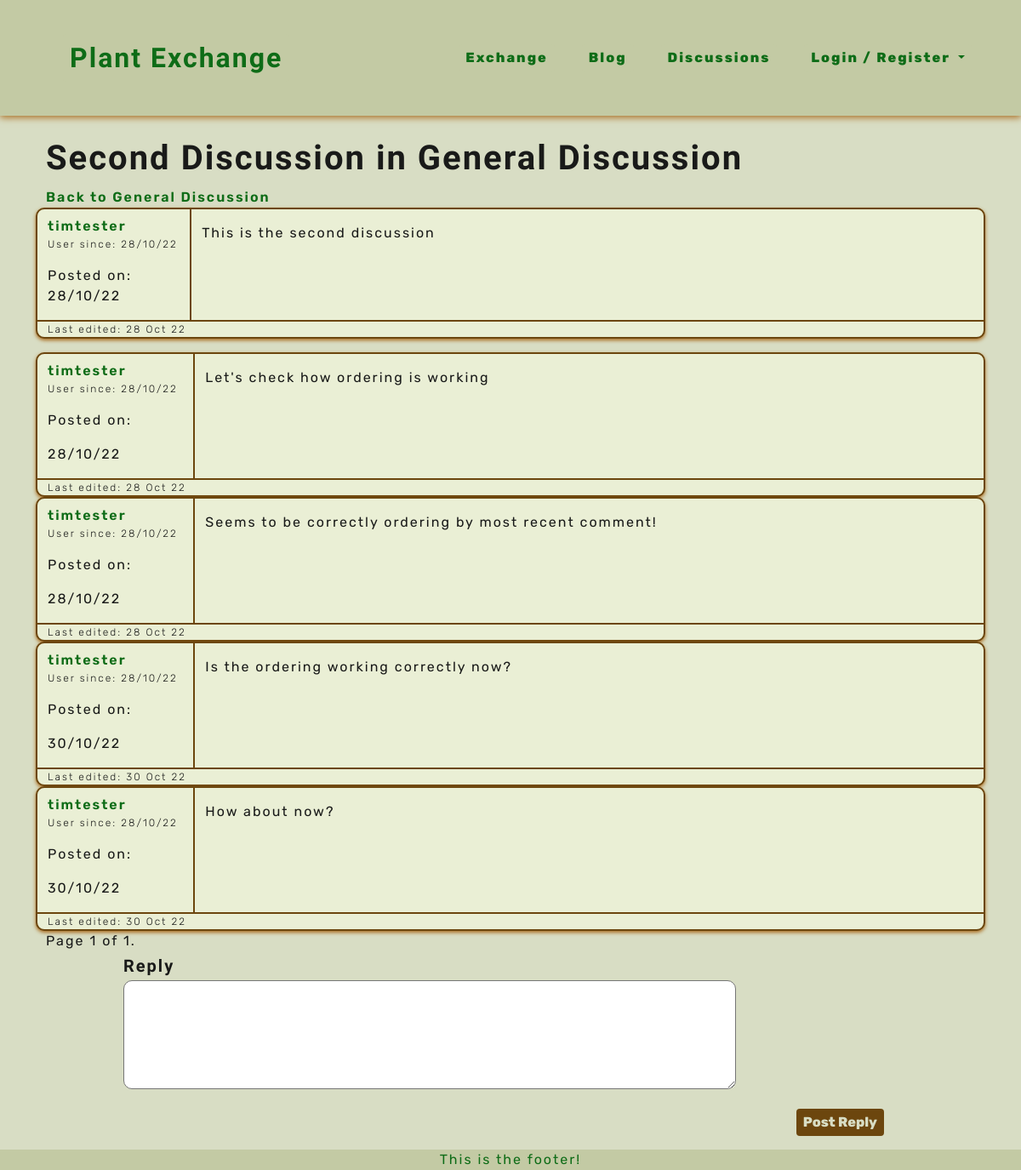
The page /forums/view_topic/2 on the database its author committed.
### forums/models.py (models this page shows, shortened)
class Discussion(models.Model):
    forum = models.ForeignKey(Forum, on_delete=models.CASCADE, related_name='discussions')
    creator = models.ForeignKey(User, on_delete=models.SET_NULL, null=True)
    title = models.CharField(max_length=80)
    content = models.TextField()
    image = CloudinaryField('image', null=True, blank=True)
    created_on = models.DateField(auto_now_add=True)
    last_edited = models.DateTimeField(auto_now=True)
    deleted = models.BooleanField(default=False)
    is_open = models.BooleanField(default=True)
    class Meta:
        ordering = ['is_open']
        get_latest_by = ['created_on']

class Forum(models.Model):
    title = models.CharField(max_length=40)
    description = models.CharField(max_length=280)
    order = models.IntegerField(default=0)
    class Meta:
        ordering = ['order']
    def __str__(self):
        return self.title

class Post(models.Model):
    discussion = models.ForeignKey(Discussion, on_delete=models.CASCADE, related_name='posts')
    creator = models.ForeignKey(User, on_delete=models.SET_NULL, null=True)
    content = models.TextField()
    image = CloudinaryField('image', null=True, blank=True)
    deleted = models.BooleanField(default=False)
    created_on = models.DateTimeField(auto_now_add=True)
    last_edited = models.DateTimeField(auto_now=True)
    class Meta:
        ordering = ['created_on']
        get_latest_by = ['created_on']

### profiles/models.py (models this page shows, shortened)
class Profile(models.Model):
    user = models.OneToOneField(User, on_delete=models.CASCADE)
    name = models.CharField(max_length=20, null=True, blank=True)
    location = models.CharField(max_length=40, null=True, blank=True, default='Private')
    about_me = models.TextField(null=True, blank=True)
    interested_in = models.CharField(max_length=140, null=True, blank=True)
    profile_image = CloudinaryField('image', null=True, blank=True, default='profile_pic')
    created_on = models.DateField(auto_now_add=True)

### forums/views.py (the view, shortened to what this page needs)
# urls.py: path('view_topic/<topic_id>', views.TopicView.as_view(), name='view_topic'),
class TopicView(View):
    def get(self, request, topic_id, *args, **kwargs):
        discussion = get_object_or_404(Discussion, id=topic_id)
        posts = discussion.posts.all()
        paginator = Paginator(posts, 10)
        page_number = request.GET.get('page')
        page_obj = paginator.get_page(page_number)
        template_name = 'forums/thread.html'
        context = {
            'discussion': discussion,
            'page_obj': page_obj,
            'post_form': PostForm(),
        }
        return render(request, template_name, context)

### forums/forms.py
class PostForm(forms.ModelForm):
    class Meta:
        model = Post
        fields = ('content', 'image',)

### profiles/contexts.py (called while the page is built)
def inbox_messages(request):
    messages = Message.objects.filter(receiver=request.user.id).filter(read=False).count()
    context = {
        'inbox_messages': messages,
    }
    return context

### forums/templates/forums/thread.html (shortened to what this page needs)
{% extends 'base.html' %}
{% load crispy_forms_tags %}
{% load widget_tweaks %}
{% load cloudinary %}
{% block content %}
<section class="container-fluid">
    <div class="col-12">
        <h1 class="headings headings-bg">{{ discussion.title }} in {{ discussion.forum }}</h1>
        <a class="plnt-links" href="{% url 'forums:forum' forum_id=discussion.forum.id %}">Back to {{ discussion.forum.title }}</a>
    </div>
</section>
<section class="container-fluid">
    <div class="col-12">
        <div class="row plant-card p-0">
            <div class="row">
                <div class=" col-4 col-lg-2 side-brdr">
                    <p class="mb-0 pt-2"><a class="plnt-links" href="{% url 'profiles:profile' user_id=discussion.creator.id %}">{{ discussion.creator }}</a></p>
                    <p class="little">User since: {{ discussion.creator.profile.created_on|date:'d/m/y' }}</p>
                    <p class="mb-0">Posted on:</p>
                    <p>{{ discussion.created_on|date:'d/m/y' }}</p>
                </div>
                <div class="col-8 col-lg-10">
                    {% if discussion.deleted %}
                    <p><em>Content deleted by user.</em></p>
                    {% else %}
                    <p class="text-break">{{ discussion.content|linebreaks }}</p>
                    {% endif %}
                </div>
            </div>
            <div class="btm-brdr"></div>
            <div class="d-flex justify-content-between top-brdr">
                <div class="d-flex flex-column justify-content-end">
                    <p class="little mb-0">Last edited: {{ discussion.last_edited|date:'d M y' }}</p>
                </div>
            </div>
        </div>
        {% for post in page_obj %}
        <div class="row plant-card mb-0 p-0">
            <div class="col-4 col-lg-2 side-brdr">
                <p class="mb-0 pt-2"><a class="plnt-links" href="{% url 'profiles:profile' user_id=post.creator.id %}">{{ post.creator }}</a></p>
                <p class="little">User since: {{ discussion.creator.profile.created_on|date:'d/m/y' }}</p>
                <p>Posted on:</p>
                <p>{{ post.created_on|date:'d/m/y' }}</p>
            </div>
            <div class="col-8 col-lg-10">
                {% if post.deleted %}
                <p><em>Content deleted by user.</em></p>
                {% else %}
                <p class="text-break">{{ post.content|linebreaks }}</p>
                {% endif %}
            </div>
            <div class="btm-brdr"></div>
            <div class="d-flex justify-content-between">
                <div class="d-flex flex-column justify-content-end">
                    <p class="little mb-0">Last edited: {{ post.last_edited|date:'d M y' }}</p>
                </div>
            </div>
        </div>
        {% endfor %}
        <div class="pagination">
            <span class="step-links">
                <span class="current">
                    Page {{ page_obj.number }} of {{ page_obj.paginator.num_pages }}.
                </span>
            </span>
        </div>
    </div>
</section>
<section class="container-fluid">
    <div class="col-10 mx-auto">
        <h2 class="headings headings-sm">Reply</h2>
        <form method="POST">
            <div class="col-sm-12">
                {{ post_form.content|add_class:"reply-box" }}
            </div>
            <button class="plnt-btn float-end" type="submit">Post Reply</button>
        </form>
    </div>
</section>
{% endblock content %}

### static/css/style.css (style rules this page uses)
:root { --site-black: #191a19; --site-white: #d8ddc4; --site-whiter: #eaefd5; --site-beige: #c3caa4; --site-dark-brown: #6c460e; --site-med-brown: #996314; --site-light-brown: #aa6c1f; --site-dark-green: #0e6c17; --site-med-green: #469c36; --site-light-green: #5dc64d; }
html { height: 100%; }
body { font-family: "Rubik", sans-serif; color: var(--site-black); font-size: 1rem; letter-spacing: 2px; background-color: var(--site-white); }
.headings { font-family: 'Zen Antique Soft', serif; font-weight: 800; margin: 0.25em 0; }
.headings-sm { font-size: 1.25em; }
.little { font-weight: 300; font-size: 0.75em; }
button { border: none; }
a { text-decoration: none; }
.plnt-links { cursor: pointer; font-weight: 600; color: var(--site-dark-green); border: none; }
.plnt-btn { cursor: pointer; display: inline-block; padding: 0.25rem 0.5rem; color: var(--site-white); background-color: var(--site-dark-brown); font-weight: 800; margin: 1em; border-radius: 4px; transition: color .4s linear, box-shadow .6s linear; }
.plant-card { padding: 1em; margin-bottom: 1em; border: 2px solid var(--site-dark-brown); border-radius: 10px; background-color: var(--site-whiter); box-shadow: 0 2px 4px 0 var(--site-light-brown); overflow-wrap: break-word; }
.reply-box { max-width: 1000px; width: 60vw; height: 8em; border-radius: 10px; padding: 0.5em; margin: 0 auto; overflow-y: scroll; }
.side-brdr { border-right: 2px solid var(--site-dark-brown); }
.btm-brdr { border-top: 2px solid var(--site-dark-brown); }

### rows shown on the page
Discussion: title "Second Discussion", forum "General Discussion", creator "timtester", creator.profile.created_on "28/10/22", created_on "28/10/22", content "This is the second discussion", last_edited "28 Oct 22"
Post: creator "timtester", created_on "28/10/22", content "Let's check how ordering is working", last_edited "28 Oct 22"
Post: creator "timtester", created_on "28/10/22", content "Seems to be correctly ordering by most recent comment!", last_edited "28 Oct 22"
Post: creator "timtester", created_on "30/10/22", content "Is the ordering working correctly now?", last_edited "30 Oct 22"
Post: creator "timtester", created_on "30/10/22", content "How about now?", last_edited "30 Oct 22"

### other values the page prints
{{ page_obj.number }} "1"
{{ page_obj.paginator.num_pages }} "1"
